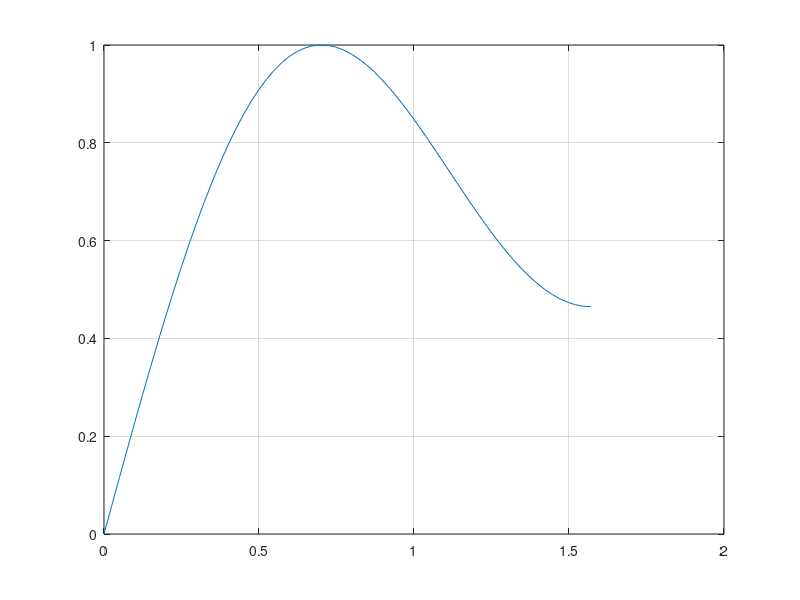

This chart was generated by the following MATLAB code: (Note: this script raises an error after producing the figure.)
close all;
x = linspace(0,pi/2,64);
f1 = sin(x);
f2 = 0.5*sin(3*x);
fsin = f1 + f2;
figure(1);

f_norm = normalize(fsin,'range');% приведени значений амплитуды от 0 до 1
plot(x,f_norm); grid;


Bitout = 12; % Планируемый выход регистра с генератора 
f_int = f_norm*2^12/2; % умножение до близкому к целочисленному значению
f_int = floor(f_int); % округление до целого 
figure(2);
plot(t, f_int); grid;

figure(3);
f_uint = f_int + 2^12/2 -1; % смещение сигнала на 2^12/2

plot(t, f_uint); grid;

f_hex = dec2hex(f_uint');

writematrix(f_uint',"SinSum_dec.txt");
writematrix(f_hex,"SinSum_hex.txt");
